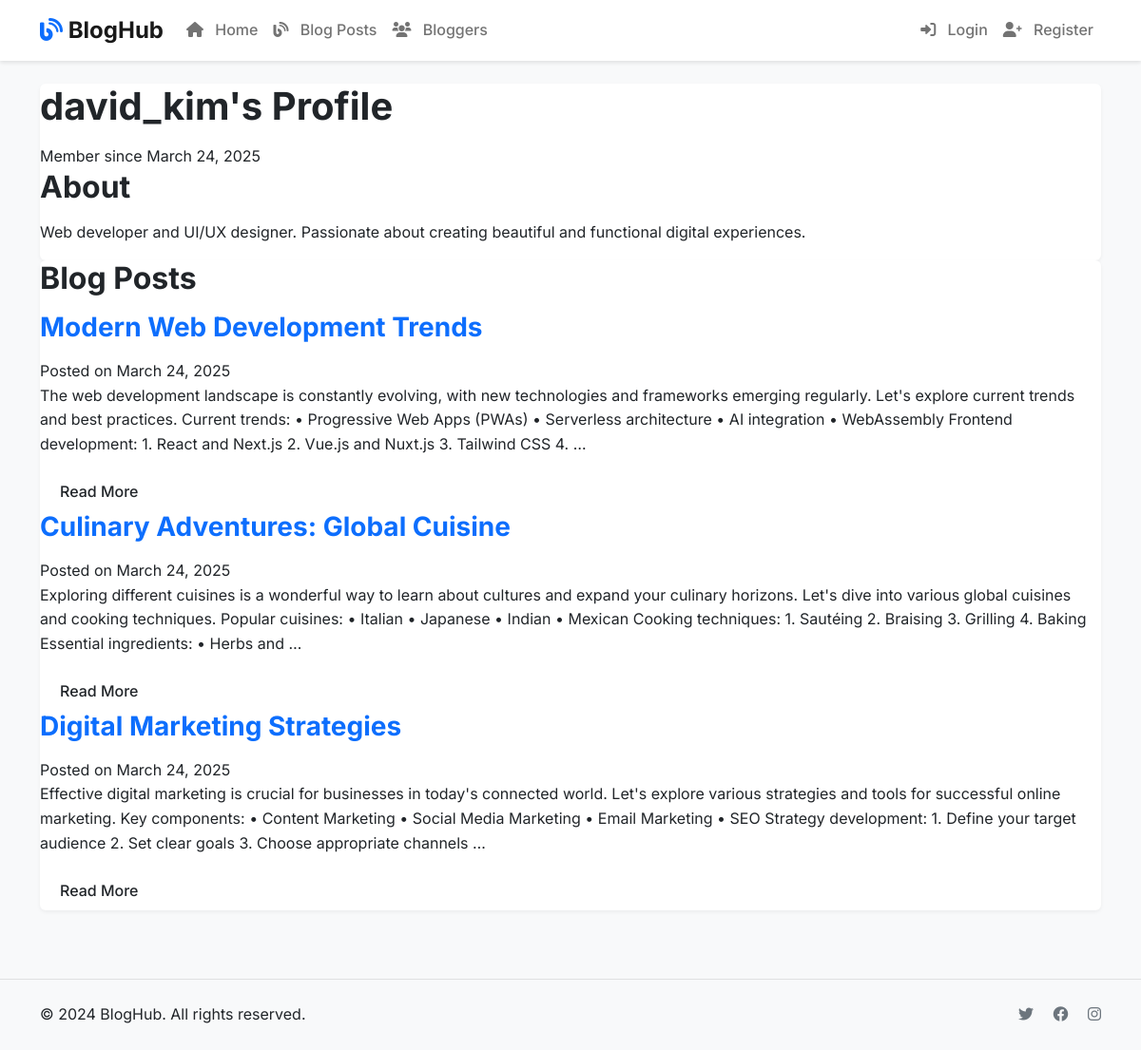
The page /blog/blogger/4/ on the database its author committed.
### blog/models.py (models this page shows, shortened)
class Blogger(models.Model):
    user = models.OneToOneField(User, on_delete=models.CASCADE)
    bio = models.TextField(max_length=500, help_text="Enter your bio details here.")

class BlogPost(models.Model):
    title = models.CharField(max_length=200)
    author = models.ForeignKey(Blogger, on_delete=models.SET_NULL, null=True)
    description = models.TextField(max_length=2000, help_text="Enter your blog text here.")
    post_date = models.DateField(auto_now_add=True)
    category = models.CharField(max_length=100, choices=[
        ('technology', 'Technology'),
        ('lifestyle', 'Lifestyle'),
        ('travel', 'Travel'),
        ('food', 'Food'),
        ('health', 'Health'),
        ('business', 'Business'),
        ('education', 'Education'),
        ('other', 'Other')
    ], default='other')
    tags = models.CharField(max_length=200, help_text="Enter tags separated by commas", default='')
    class Meta:
        ordering = ['-post_date']
    def get_absolute_url(self):
        return reverse('blog-detail', args=[str(self.id)])

### blog/views.py (the view)
# urls.py: path('blogger/<int:pk>/', views.BloggerDetailView.as_view(), name='blogger-detail'),
class BloggerDetailView(DetailView):
    model = Blogger
    template_name = 'blog/blogger_detail.html'
    context_object_name = 'blogger'
    def get_context_data(self, **kwargs):
        context = super().get_context_data(**kwargs)
        blogger = self.get_object()
        context['blog_posts'] = BlogPost.objects.filter(author=blogger).order_by('-post_date')
        return context

### templates/blog/blogger_detail.html (shortened to what this page needs)
{% extends "base_generic.html" %}
{% block content %}
<div class="card">
    <h1>{{ blogger.user.username }}'s Profile</h1>
    <div class="blog-post-meta">
        Member since {{ blogger.user.date_joined|date:"F j, Y" }}
    </div>
    <div class="blog-post-content">
        <h2>About</h2>
        <p>{{ blogger.bio|linebreaks }}</p>
    </div>
</div>
<div class="card">
    <h2>Blog Posts</h2>
    {% if blogger.blogpost_set.all %}
        {% for post in blogger.blogpost_set.all %}
        <div class="blog-post">
            <h3><a href="{{ post.get_absolute_url }}" style="color: var(--primary-color); text-decoration: none;">{{ post.title }}</a></h3>
            <div class="blog-post-meta">
                Posted on {{ post.post_date|date:"F j, Y" }}
            </div>
            <p>{{ post.description|truncatewords:50 }}</p>
            <a href="{{ post.get_absolute_url }}" class="btn">Read More</a>
        </div>
        {% endfor %}
    {% else %}
        <p>No blog posts yet.</p>
    {% endif %}
</div>
{% endblock %}

### static/css/style.css (style rules this page uses)
:root { --primary-color: #0d6efd; --secondary-color: #6c757d; --success-color: #198754; --info-color: #0dcaf0; --warning-color: #ffc107; --danger-color: #dc3545; --light-color: #f8f9fa; --dark-color: #212529; --border-radius: 0.375rem; --transition: all 0.2s ease-in-out; }
body { font-family: 'Inter', -apple-system, BlinkMacSystemFont, 'Segoe UI', Roboto, 'Helvetica Neue', Arial, sans-serif; color: var(--dark-color); line-height: 1.6; background-color: var(--light-color); }
.card { border: none; border-radius: var(--border-radius); box-shadow: 0 2px 4px rgba(0, 0, 0, 0.05); transition: var(--transition); background-color: white; }
.btn { font-weight: 500; padding: 0.5rem 1.25rem; border-radius: var(--border-radius); transition: var(--transition); }
h1, h2, h3, h4, h5, h6 { font-weight: 700; color: var(--dark-color); margin-bottom: 1rem; }

### rows shown on the page
Blogger: user.username "david_kim", user.date_joined "March 24, 2025", bio "Web developer and UI/UX designer. Passionate about creating beautiful and functional digital experiences."
BlogPost: title "Modern Web Development Trends", post_date "March 24, 2025", description "The web development landscape is constantly evolving, with new technologies and frameworks emerging regularly. Let's explore current trends and best practices. Current trends: • Progressive Web Apps (PWAs) • Serverless architecture • AI integration • WebAssembly Frontend development: 1. React and Next.js 2. Vue.js and Nuxt.js 3. Tailwind CSS 4. …"
BlogPost: title "Culinary Adventures: Global Cuisine", post_date "March 24, 2025", description "Exploring different cuisines is a wonderful way to learn about cultures and expand your culinary horizons. Let's dive into various global cuisines and cooking techniques. Popular cuisines: • Italian • Japanese • Indian • Mexican Cooking techniques: 1. Sautéing 2. Braising 3. Grilling 4. Baking Essential ingredients: • Herbs and …"
BlogPost: title "Digital Marketing Strategies", post_date "March 24, 2025", description "Effective digital marketing is crucial for businesses in today's connected world. Let's explore various strategies and tools for successful online marketing. Key components: • Content Marketing • Social Media Marketing • Email Marketing • SEO Strategy development: 1. Define your target audience 2. Set clear goals 3. Choose appropriate channels …"
